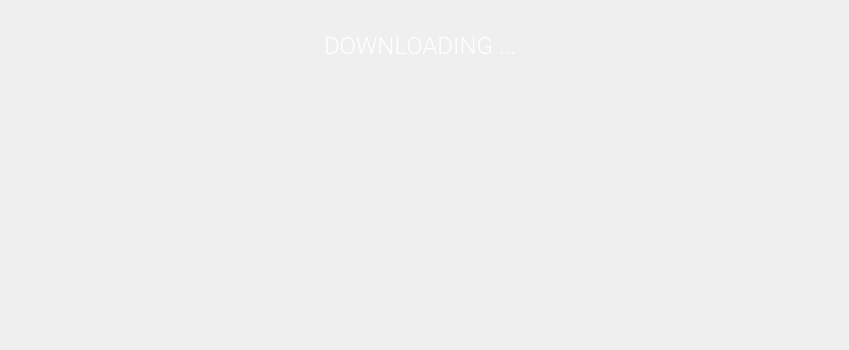
    <widget class="QWidget" name="step2_1">
     <widget class="QLabel" name="s2_1_title">
      <property name="geometry">
       <rect>
        <x>0</x>
        <y>20</y>
        <width>840</width>
        <height>50</height>
       </rect>
      </property>
      <property name="palette">
       <palette>
        <active>
         <colorrole role="WindowText">
          <brush brushstyle="SolidPattern">
           <color alpha="255">
            <red>255</red>
            <green>255</green>
            <blue>255</blue>
           </color>
          </brush>
         </colorrole>
        </active>
        <inactive>
         <colorrole role="WindowText">
          <brush brushstyle="SolidPattern">
           <color alpha="255">
            <red>255</red>
            <green>255</green>
            <blue>255</blue>
           </color>
          </brush>
         </colorrole>
        </inactive>
        <disabled>
         <colorrole role="WindowText">
          <brush brushstyle="SolidPattern">
           <color alpha="255">
            <red>120</red>
            <green>120</green>
            <blue>120</blue>
           </color>
          </brush>
         </colorrole>
        </disabled>
       </palette>
      </property>
      <property name="font">
       <font>
        <family>Roboto Light</family>
        <pointsize>18</pointsize>
        <weight>50</weight>
        <bold>false</bold>
       </font>
      </property>
      <property name="text">
       <string>DOWNLOADING ...</string>
      </property>
      <property name="alignment">
       <set>Qt::AlignCenter</set>
      </property>
     </widget>
     <widget class="QLabel" name="s2_1_label">
      <property name="geometry">
       <rect>
        <x>100</x>
        <y>110</y>
        <width>351</width>
        <height>231</height>
       </rect>
      </property>
      <property name="maximumSize">
       <size>
        <width>491</width>
        <height>331</height>
       </size>
      </property>
      <property name="text">
       <string/>
      </property>
      <property name="pixmap">
       <pixmap resource="wizard.qrc">:/img/laptop1.png</pixmap>
      </property>
      <property name="alignment">
       <set>Qt::AlignCenter</set>
      </property>
     </widget>
     <widget class="ProgressWidget" name="s2_1_progress">
      <property name="geometry">
       <rect>
        <x>510</x>
        <y>120</y>
        <width>180</width>
        <height>180</height>
       </rect>
      </property>
      <property name="toolTip">
       <string>Fancy progress widget</string>
      </property>
      <property name="whatsThis">
       <string>Circular progress widget.</string>
      </property>
     </widget>
    </widget>
